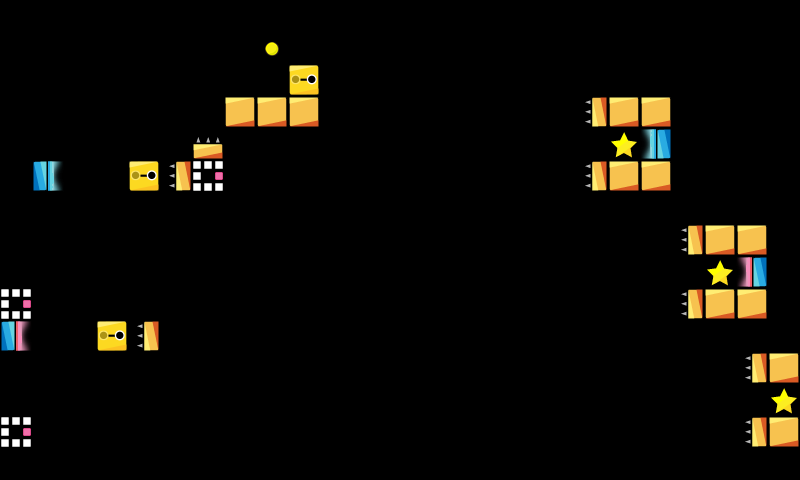

Rendered tile map (Tiled .tmx) drawn with the repository's tilesets; below, a short description and the map source with its tile grids summarised:
An orthogonal 25x15 tile map with 32x32 px tiles, 1 tile layer (map).

<map version="1.0" orientation="orthogonal" renderorder="right-down" width="25" height="15" tilewidth="32" tileheight="32" nextobjectid="7">
 <properties>
  <property name="ad" value="false" />
 </properties>
 <tileset firstgid="1" name="map_tiles" tilewidth="32" tileheight="32">
  <image source="../../img/map_tiles.png" width="480" height="480" />
 </tileset>
 <layer name="map" width="25" height="15">
  <data>[375 cells, 36 non-empty, 10 distinct tile ids]</data>
 </layer>
 <objectgroup name="Object Layer 1" />
</map>
